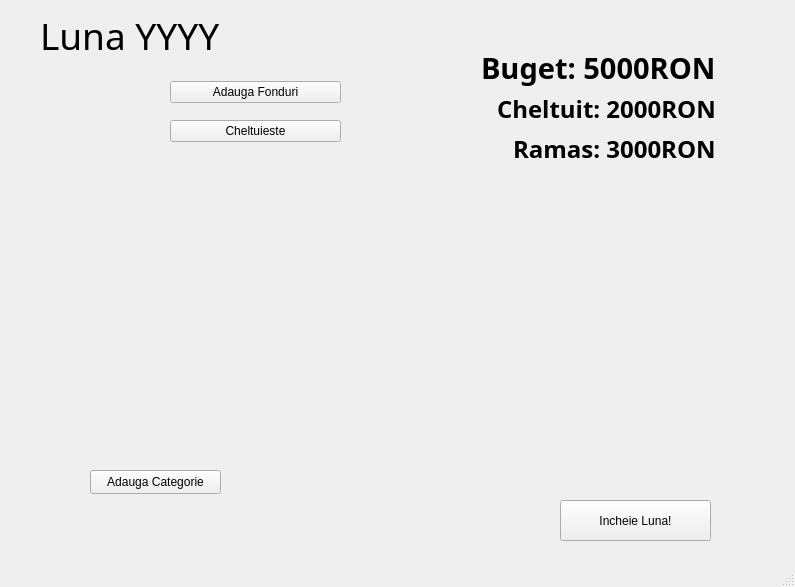
<?xml version="1.0" encoding="UTF-8"?>
<ui version="4.0">
 <class>MainWindow</class>
 <widget class="QMainWindow" name="MainWindow">
  <property name="geometry">
   <rect>
    <x>0</x>
    <y>0</y>
    <width>795</width>
    <height>587</height>
   </rect>
  </property>
  <property name="windowTitle">
   <string>Friendly Budget</string>
  </property>
  <property name="windowIcon">
   <iconset>
    <normaloff>img/add.png</normaloff>img/add.png</iconset>
  </property>
  <widget class="QWidget" name="centralwidget">
   <widget class="QPushButton" name="adaugaCategorie">
    <property name="geometry">
     <rect>
      <x>90</x>
      <y>470</y>
      <width>131</width>
      <height>24</height>
     </rect>
    </property>
    <property name="text">
     <string>Adauga Categorie</string>
    </property>
   </widget>
   <widget class="QPushButton" name="newMonth">
    <property name="geometry">
     <rect>
      <x>560</x>
      <y>500</y>
      <width>151</width>
      <height>41</height>
     </rect>
    </property>
    <property name="text">
     <string>Incheie Luna!</string>
    </property>
   </widget>
   <widget class="QWidget" name="layoutWidget">
    <property name="geometry">
     <rect>
      <x>90</x>
      <y>170</y>
      <width>621</width>
      <height>251</height>
     </rect>
    </property>
    <layout class="QGridLayout" name="gridLayout">
     <item row="0" column="0">
      <widget class="QLabel" name="hCategorie">
       <property name="text">
        <string/>
       </property>
      </widget>
     </item>
     <item row="0" column="1">
      <widget class="QLabel" name="hProgres">
       <property name="text">
        <string/>
       </property>
      </widget>
     </item>
    </layout>
   </widget>
   <widget class="QLabel" name="monthYear">
    <property name="geometry">
     <rect>
      <x>40</x>
      <y>10</y>
      <width>301</width>
      <height>51</height>
     </rect>
    </property>
    <property name="font">
     <font>
      <family>Impact</family>
      <pointsize>28</pointsize>
     </font>
    </property>
    <property name="text">
     <string>Luna YYYY</string>
    </property>
   </widget>
   <widget class="QWidget" name="layoutWidget">
    <property name="geometry">
     <rect>
      <x>170</x>
      <y>70</y>
      <width>171</width>
      <height>85</height>
     </rect>
    </property>
    <layout class="QVBoxLayout" name="verticalLayout_2">
     <item>
      <widget class="QPushButton" name="adaugaBani">
       <property name="autoFillBackground">
        <bool>false</bool>
       </property>
       <property name="text">
        <string>Adauga Fonduri</string>
       </property>
       <property name="icon">
        <iconset>
         <normaloff>img/add.png</normaloff>img/add.png</iconset>
       </property>
      </widget>
     </item>
     <item>
      <widget class="QPushButton" name="cheltuieste">
       <property name="text">
        <string>Cheltuieste</string>
       </property>
       <property name="icon">
        <iconset>
         <normaloff>img/minus.png</normaloff>img/minus.png</iconset>
       </property>
      </widget>
     </item>
    </layout>
   </widget>
   <widget class="QWidget" name="layoutWidget">
    <property name="geometry">
     <rect>
      <x>470</x>
      <y>50</y>
      <width>246</width>
      <height>116</height>
     </rect>
    </property>
    <layout class="QVBoxLayout" name="verticalLayout">
     <item alignment="Qt::AlignRight">
      <widget class="QLabel" name="labBuget">
       <property name="font">
        <font>
         <family>Segoe UI Black</family>
         <pointsize>22</pointsize>
         <bold>true</bold>
        </font>
       </property>
       <property name="text">
        <string>Buget: 5000RON</string>
       </property>
      </widget>
     </item>
     <item alignment="Qt::AlignRight">
      <widget class="QLabel" name="labCheltuit">
       <property name="font">
        <font>
         <family>Segoe UI Black</family>
         <pointsize>18</pointsize>
         <bold>true</bold>
        </font>
       </property>
       <property name="text">
        <string>Cheltuit: 2000RON</string>
       </property>
      </widget>
     </item>
     <item alignment="Qt::AlignRight">
      <widget class="QLabel" name="labRamas">
       <property name="font">
        <font>
         <family>Segoe UI Black</family>
         <pointsize>18</pointsize>
         <bold>true</bold>
        </font>
       </property>
       <property name="text">
        <string>Ramas: 3000RON</string>
       </property>
      </widget>
     </item>
    </layout>
   </widget>
  </widget>
  <widget class="QMenuBar" name="menubar">
   <property name="geometry">
    <rect>
     <x>0</x>
     <y>0</y>
     <width>795</width>
     <height>21</height>
    </rect>
   </property>
  </widget>
  <widget class="QStatusBar" name="statusbar"/>
 </widget>
 <resources/>
 <connections/>
</ui>
